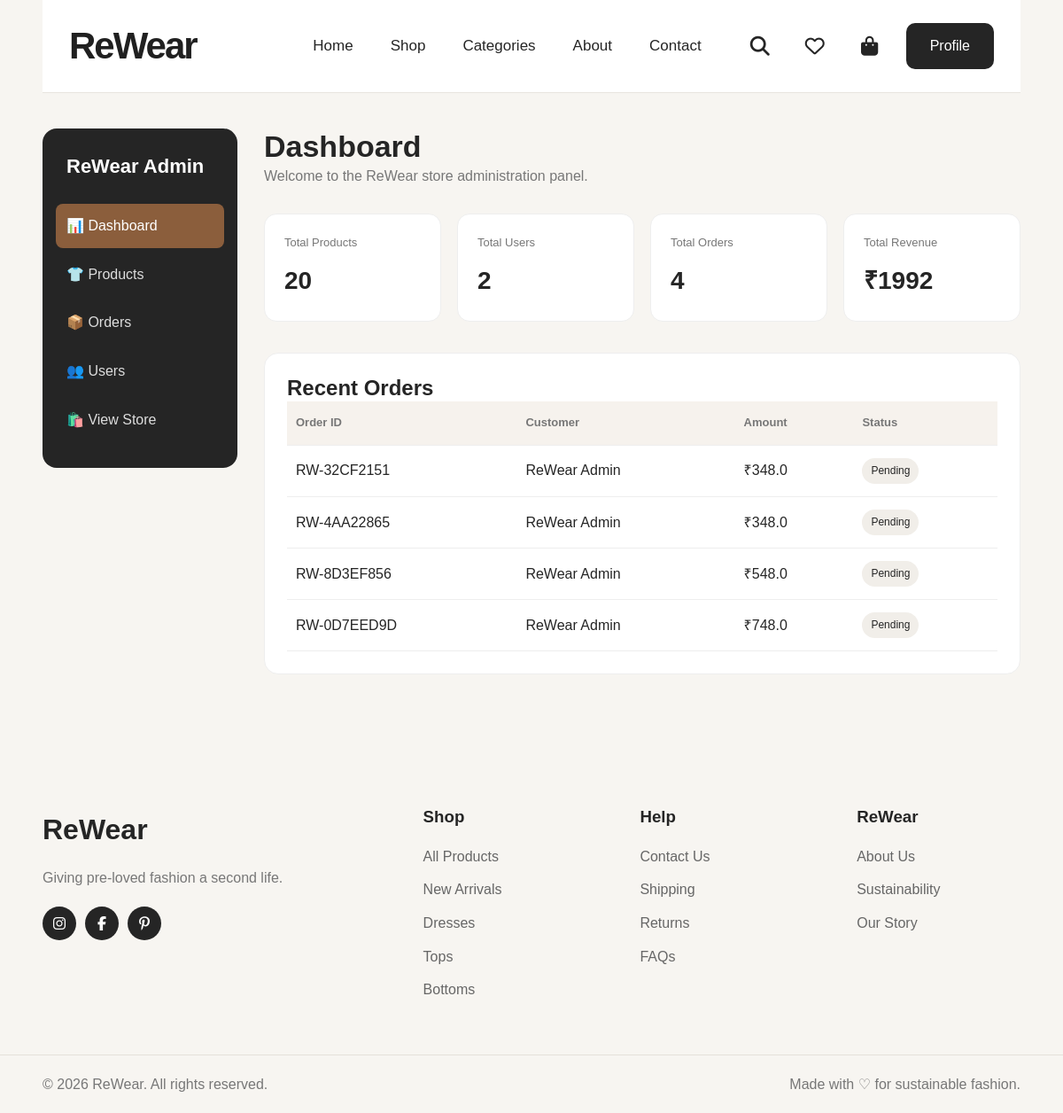
The app's page /admin/ (signed in) with its own data.
### models/order.py (models this page shows, shortened)
class Order(db.Model):
    __tablename__ = "orders"
    id = db.Column(db.Integer, primary_key=True)
    order_number = db.Column(
        db.String(50),
        unique=True,
        nullable=False
    )
    user_id = db.Column(
        db.Integer,
        db.ForeignKey("users.id"),
        nullable=False
    )
    total_amount = db.Column(
        db.Float,
        nullable=False
    )
    shipping_fee = db.Column(
        db.Float,
        default=0,
        nullable=False
    )
    status = db.Column(
        db.String(50),
        default="Pending",
        nullable=False
    )
    created_at = db.Column(
        db.DateTime,
        server_default=db.func.now()
    )
    full_name = db.Column(
        db.String(100),
        nullable=False
    )
    phone = db.Column(
        db.String(20),
        nullable=False
    )
    address = db.Column(
        db.String(300),
        nullable=False
    )
    city = db.Column(
        db.String(100),
        nullable=False
    )
    state = db.Column(
        db.String(100),
        nullable=False
    )
    pincode = db.Column(
        db.String(10),
        nullable=False
    )
    user = db.relationship(
        "User",
        back_populates="orders"
    )
    items = db.relationship(
        "OrderItem",
        back_populates="order",
        cascade="all, delete-orphan"
    )

### routes/admin.py (the view)
@admin_bp.route("/")
@login_required
def dashboard():
    protection = admin_required()
    if protection:
        return protection
    total_products = Product.query.count()
    total_users = User.query.count()
    total_orders = Order.query.count()
    total_revenue = db.session.query(
        db.func.sum(Order.total_amount)
    ).scalar() or 0
    recent_orders = Order.query.order_by(
        Order.created_at.desc()
    ).limit(5).all()
    return render_template(
        "admin/dashboard.html",
        total_products=total_products,
        total_users=total_users,
        total_orders=total_orders,
        total_revenue=total_revenue,
        recent_orders=recent_orders
    )

### routes/admin.py (called while the page is built)
def admin_required():
    if not current_user.is_authenticated:
        return redirect(url_for("auth.login"))
    if not current_user.is_admin:
        flash(
            "You do not have permission to access the admin area.",
            "error"
        )
        return redirect(url_for("home"))
    return None

### templates/admin/dashboard.html (shortened to what this page needs)
{% extends "base.html" %}
{% block content %}
<section class="admin-page">
    <div class="container">
        <div class="admin-layout">
            <aside class="admin-sidebar">
                <div class="admin-brand">
                    ReWear Admin
                </div>
                <nav class="admin-nav">
                    <a
                        href="{{ url_for('admin.dashboard') }}"
                        class="active"
                    >
                        📊 Dashboard
                    </a>
                    <a
                        href="{{ url_for('admin.products') }}"
                    >
                        👕 Products
                    </a>
                    <a
                        href="{{ url_for('admin.orders') }}"
                    >
                        📦 Orders
                    </a>
                    <a
                        href="{{ url_for('admin.users') }}"
                    >
                        👥 Users
                    </a>
                    <a href="{{ url_for('shop.shop') }}">
                        🛍️ View Store
                    </a>
                </nav>
            </aside>
            <main class="admin-main">
                <h1>
                    Dashboard
                </h1>
                <p class="admin-subtitle">
                    Welcome to the ReWear store administration panel.
                </p>
                <div class="stats-grid">
                    <div class="stat-card">
                        <div class="stat-label">
                            Total Products
                        </div>
                        <div class="stat-value">
                            {{ total_products }}
                        </div>
                    </div>
                    <div class="stat-card">
                        <div class="stat-label">
                            Total Users
                        </div>
                        <div class="stat-value">
                            {{ total_users }}
                        </div>
                    </div>
                    <div class="stat-card">
                        <div class="stat-label">
                            Total Orders
                        </div>
                        <div class="stat-value">
                            {{ total_orders }}
                        </div>
                    </div>
                    <div class="stat-card">
                        <div class="stat-label">
                            Total Revenue
                        </div>
                        <div class="stat-value">
                            ₹{{ "%.0f"|format(total_revenue) }}
                        </div>
                    </div>
                </div>
                <div class="recent-orders">
                    <h2>
                        Recent Orders
                    </h2>
                    {% if recent_orders %}
                    <div style="overflow-x:auto;">
                        <table class="order-table">
                            <thead>
                                <tr>
                                    <th>
                                        Order ID
                                    </th>
                                    <th>
                                        Customer
                                    </th>
                                    <th>
                                        Amount
                                    </th>
                                    <th>
                                        Status
                                    </th>
                                </tr>
                            </thead>
                            <tbody>
                                {% for order in recent_orders %}
                                <tr>
                                    <td>
                                        {{ order.order_number }}
                                    </td>
                                    <td>
                                        {{ order.full_name }}
                                    </td>
                                    <td>
                                        ₹{{ order.total_amount }}
                                    </td>
                                    <td>
                                        <span class="status">
                                            {{ order.status }}
                                        </span>
                                    </td>
                                </tr>
                                {% endfor %}
                            </tbody>
                        </table>
                    </div>
                    {% else %}
                    <p style="color:#777;">
                        No orders yet.
                    </p>
                    {% endif %}
                </div>
            </main>
        </div>
    </div>
</section>
{% endblock %}

### static/css/style.css (style rules this page uses)
* { margin: 0; padding: 0; box-sizing: border-box; }
html { scroll-behavior: smooth; }
body { font-family: Arial, Helvetica, sans-serif; background: #f7f5f1; color: #252525; line-height: 1.6; }
a { color: inherit; text-decoration: none; }
.container { width: min(92%, 1660px); margin: 0 auto; }
h1, h2, h3 { line-height: 1.2; }
.stat-card { background: white; padding: 25px; border-radius: 15px; border: 1px solid #e8e5df; }
table { width: 100%; border-collapse: collapse; background: white; }
th, td { padding: 14px 16px; text-align: left; border-bottom: 1px solid #eee; }
th { background: #f6f2ed; font-weight: 700; }

### templates/admin/dashboard.html (style rules this page uses)
.admin-page { padding: 40px 0 80px; }
.admin-layout { display: grid; grid-template-columns: 220px 1fr; gap: 30px; }
.admin-sidebar { background: #252525; color: white; border-radius: 16px; padding: 25px 15px; height: fit-content; position: sticky; top: 100px; }
.admin-brand { font-size: 22px; font-weight: 700; padding: 0 12px 25px; }
.admin-nav a { display: block; color: #ddd; text-decoration: none; padding: 12px; border-radius: 8px; margin-bottom: 5px; }
.admin-nav a:hover, .admin-nav a.active { background: #8b5e3c; color: white; }
.admin-main h1 { margin-top: 0; font-size: 34px; }
.admin-subtitle { color: #777; margin-bottom: 30px; }
.stats-grid { display: grid; grid-template-columns: repeat(4, 1fr); gap: 18px; margin-bottom: 35px; }
.stat-card { background: white; border: 1px solid #eee; border-radius: 14px; padding: 22px; }
.stat-label { color: #777; font-size: 13px; margin-bottom: 10px; }
.stat-value { font-size: 28px; font-weight: 700; }
.recent-orders { background: white; border: 1px solid #eee; border-radius: 16px; padding: 25px; }
.recent-orders h2 { margin-top: 0; }
.order-table { width: 100%; border-collapse: collapse; }
.order-table th, .order-table td { padding: 14px 10px; border-bottom: 1px solid #eee; text-align: left; }
.order-table th { font-size: 13px; color: #777; }
.status { display: inline-block; padding: 5px 10px; border-radius: 20px; background: #f1eee9; font-size: 12px; }

### records on screen
Order: order_number "RW-32CF2151", full_name "ReWear Admin", total_amount "348.0", status "Pending"
Order: order_number "RW-4AA22865", full_name "ReWear Admin", total_amount "348.0", status "Pending"
Order: order_number "RW-8D3EF856", full_name "ReWear Admin", total_amount "548.0", status "Pending"
Order: order_number "RW-0D7EED9D", full_name "ReWear Admin", total_amount "748.0", status "Pending"

### other values on screen
{{ total_products }} "20"
{{ total_users }} "2"
{{ total_orders }} "4"
{{ "%.0f"|format(total_revenue) }} "1992"
